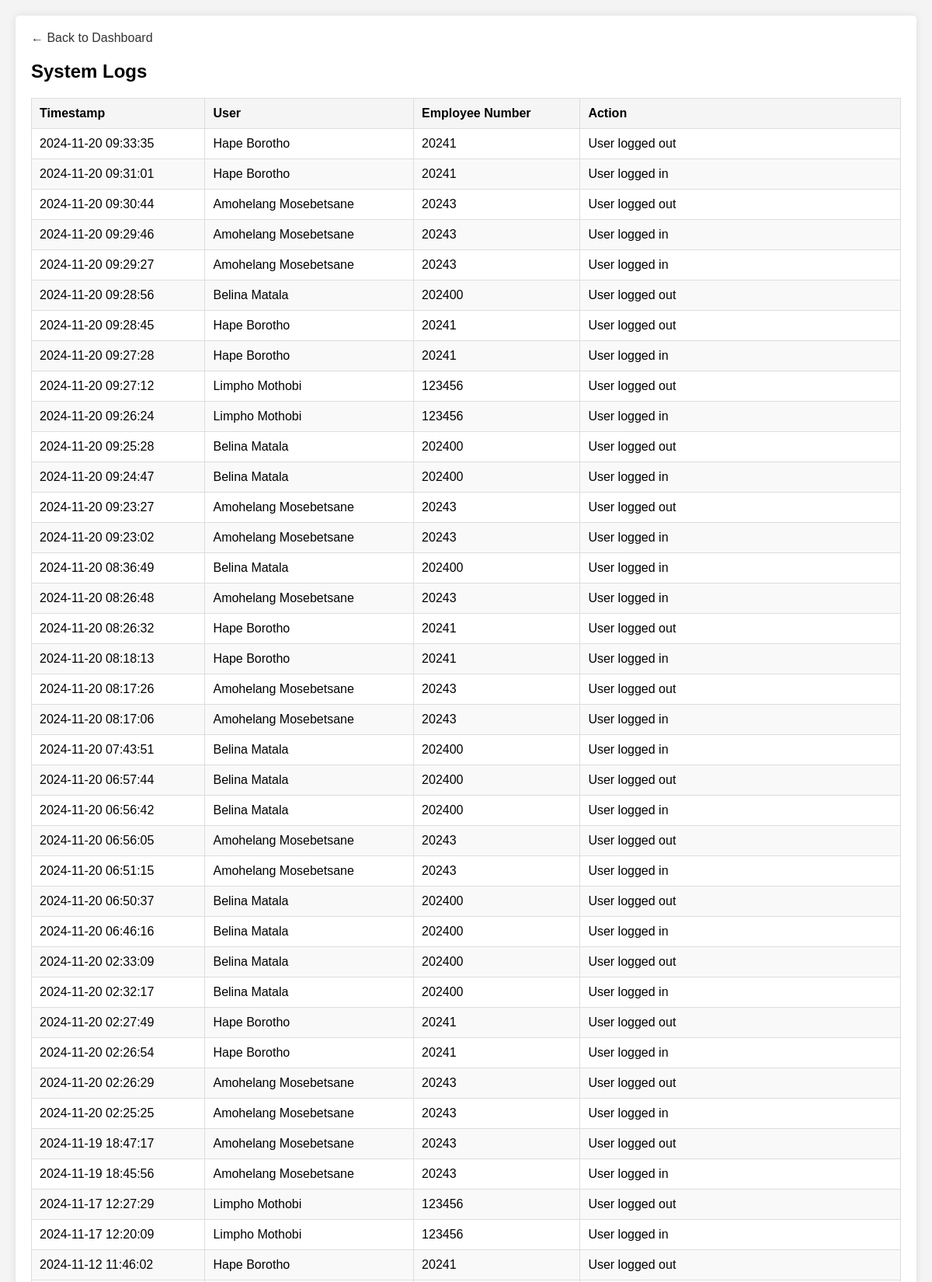
/view_logs.php (signed in, upper part), run on the app's committed database.
### tables this page shows
CREATE TABLE `logs` (
  `id` int NOT NULL,
  `user_id` int DEFAULT NULL,
  `action` varchar(255) DEFAULT NULL,
  `timestamp` timestamp NULL DEFAULT CURRENT_TIMESTAMP
);

CREATE TABLE `users` (
  `id` int NOT NULL,
  `employee_number` varchar(20) DEFAULT NULL,
  `full_name` varchar(100) DEFAULT NULL,
  `email` varchar(100) DEFAULT NULL,
  `password` varchar(50) DEFAULT NULL,
  `role` enum('admin','lecturer','prl') DEFAULT NULL,
  `status` tinyint(1) DEFAULT '1',
  `created_at` timestamp NULL DEFAULT CURRENT_TIMESTAMP
);

### view_logs.php (the view, shortened to what this page needs)
<?php
require_once 'config.php';
$stmt = $pdo->query("
    SELECT l.*, u.full_name, u.employee_number
    FROM logs l
    JOIN users u ON l.user_id = u.id
    ORDER BY l.timestamp DESC
    LIMIT 1000
");
$logs = $stmt->fetchAll();
?>
<!DOCTYPE html>
<html>
<head>
</head>
<body>
    <div class="container">
        <div class="nav">
            <a href="dashboard.php">← Back to Dashboard</a>
        </div>
        <h2>System Logs</h2>
        <table>
            <thead>
                <tr>
                    <th>Timestamp</th>
                    <th>User</th>
                    <th>Employee Number</th>
                    <th>Action</th>
                </tr>
            </thead>
            <tbody>
                <?php foreach ($logs as $log): ?>
                    <tr>
                        <td><?php echo date('Y-m-d H:i:s', strtotime($log['timestamp'])); ?></td>
                        <td><?php echo htmlspecialchars($log['full_name']); ?></td>
                        <td><?php echo htmlspecialchars($log['employee_number']); ?></td>
                        <td><?php echo htmlspecialchars($log['action']); ?></td>
                    </tr>
                <?php endforeach; ?>
            </tbody>
        </table>
    </div>
</body>
</html>

### view_logs.php (style rules this page uses)
body { font-family: Arial, sans-serif; margin: 0; padding: 20px; background: #f4f4f4; }
.container { max-width: 1200px; margin: 0 auto; background: white; padding: 20px; border-radius: 5px; box-shadow: 0 0 10px rgba(0,0,0,0.1); }
table { width: 100%; border-collapse: collapse; margin-top: 20px; }
th, td { padding: 10px; border: 1px solid #ddd; text-align: left; }
th { background: #f5f5f5; font-weight: bold; }
tr:nth-child(even) { background: #f9f9f9; }
.nav { margin-bottom: 20px; }
.nav a { color: #333; text-decoration: none; }

### data on the page
logs: timestamp "2024-11-20 09:33:35", user.full_name "Hape Borotho", user.employee_number "20241", action "User logged out"
logs: timestamp "2024-11-20 09:31:01", user.full_name "Hape Borotho", user.employee_number "20241", action "User logged in"
logs: timestamp "2024-11-20 09:30:44", user.full_name "Amohelang Mosebetsane", user.employee_number "20243", action "User logged out"
logs: timestamp "2024-11-20 09:29:46", user.full_name "Amohelang Mosebetsane", user.employee_number "20243", action "User logged in"
logs: timestamp "2024-11-20 09:29:27", user.full_name "Amohelang Mosebetsane", user.employee_number "20243", action "User logged in"
logs: timestamp "2024-11-20 09:28:56", user.full_name "Belina Matala", user.employee_number "202400", action "User logged out"
logs: timestamp "2024-11-20 09:28:45", user.full_name "Hape Borotho", user.employee_number "20241", action "User logged out"
logs: timestamp "2024-11-20 09:27:28", user.full_name "Hape Borotho", user.employee_number "20241", action "User logged in"
logs: timestamp "2024-11-20 09:27:12", user.full_name "Limpho Mothobi", user.employee_number "123456", action "User logged out"
logs: timestamp "2024-11-20 09:26:24", user.full_name "Limpho Mothobi", user.employee_number "123456", action "User logged in"
logs: timestamp "2024-11-20 09:25:28", user.full_name "Belina Matala", user.employee_number "202400", action "User logged out"
logs: timestamp "2024-11-20 09:24:47", user.full_name "Belina Matala", user.employee_number "202400", action "User logged in"
logs: timestamp "2024-11-20 09:23:27", user.full_name "Amohelang Mosebetsane", user.employee_number "20243", action "User logged out"
logs: timestamp "2024-11-20 09:23:02", user.full_name "Amohelang Mosebetsane", user.employee_number "20243", action "User logged in"
logs: timestamp "2024-11-20 08:36:49", user.full_name "Belina Matala", user.employee_number "202400", action "User logged in"
logs: timestamp "2024-11-20 08:26:48", user.full_name "Amohelang Mosebetsane", user.employee_number "20243", action "User logged in"
logs: timestamp "2024-11-20 08:26:32", user.full_name "Hape Borotho", user.employee_number "20241", action "User logged out"
logs: timestamp "2024-11-20 08:18:13", user.full_name "Hape Borotho", user.employee_number "20241", action "User logged in"
logs: timestamp "2024-11-20 08:17:26", user.full_name "Amohelang Mosebetsane", user.employee_number "20243", action "User logged out"
logs: timestamp "2024-11-20 08:17:06", user.full_name "Amohelang Mosebetsane", user.employee_number "20243", action "User logged in"
logs: timestamp "2024-11-20 07:43:51", user.full_name "Belina Matala", user.employee_number "202400", action "User logged in"
logs: timestamp "2024-11-20 06:57:44", user.full_name "Belina Matala", user.employee_number "202400", action "User logged out"
logs: timestamp "2024-11-20 06:56:42", user.full_name "Belina Matala", user.employee_number "202400", action "User logged in"
logs: timestamp "2024-11-20 06:56:05", user.full_name "Amohelang Mosebetsane", user.employee_number "20243", action "User logged out"
logs: timestamp "2024-11-20 06:51:15", user.full_name "Amohelang Mosebetsane", user.employee_number "20243", action "User logged in"
logs: timestamp "2024-11-20 06:50:37", user.full_name "Belina Matala", user.employee_number "202400", action "User logged out"
logs: timestamp "2024-11-20 06:46:16", user.full_name "Belina Matala", user.employee_number "202400", action "User logged in"
logs: timestamp "2024-11-20 02:33:09", user.full_name "Belina Matala", user.employee_number "202400", action "User logged out"
logs: timestamp "2024-11-20 02:32:17", user.full_name "Belina Matala", user.employee_number "202400", action "User logged in"
logs: timestamp "2024-11-20 02:27:49", user.full_name "Hape Borotho", user.employee_number "20241", action "User logged out"
logs: timestamp "2024-11-20 02:26:54", user.full_name "Hape Borotho", user.employee_number "20241", action "User logged in"
logs: timestamp "2024-11-20 02:26:29", user.full_name "Amohelang Mosebetsane", user.employee_number "20243", action "User logged out"
logs: timestamp "2024-11-20 02:25:25", user.full_name "Amohelang Mosebetsane", user.employee_number "20243", action "User logged in"
logs: timestamp "2024-11-19 18:47:17", user.full_name "Amohelang Mosebetsane", user.employee_number "20243", action "User logged out"
logs: timestamp "2024-11-19 18:45:56", user.full_name "Amohelang Mosebetsane", user.employee_number "20243", action "User logged in"
logs: timestamp "2024-11-17 12:27:29", user.full_name "Limpho Mothobi", user.employee_number "123456", action "User logged out"
logs: timestamp "2024-11-17 12:20:09", user.full_name "Limpho Mothobi", user.employee_number "123456", action "User logged in"
logs: timestamp "2024-11-12 11:46:02", user.full_name "Hape Borotho", user.employee_number "20241", action "User logged out"
